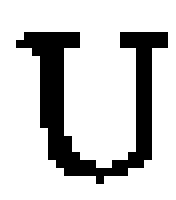
%> input picture img/Bild11_U.bmp, 22 x 25 px (shown 8 times larger)
$ octave mainfile.m   (GNU Octave 9; MATLAB toolbox functions it lacks are replaced by stand-ins)
%> lines starting %> are read from the running program, lines starting %| are printed output that depends on the picture; in (x1, y1, x2, y2) boxes, pixels count from 0 and x2, y2 are one past the last pixel; in counts of white or black regions, pixels touching at a corner belong together; the program's own positions count from 1
%> `binary_image = imread('img/Bild11_U.bmp');`: binary_image: size 25x22 uint8; 21.3% white in thin lines or dots, all inside (x1, y1, x2, y2) = (2, 4, 21, 23)
### func_centroid.m
function centerImage = func_centroid(binary_image)

binary_image = double((binary_image));
picSize = size(binary_image);
%> picSize = [25 22]
picArea = 0;

% Berechnung der Fläche des Bildes
for i = 1:picSize(1)
   for j = 1 : picSize(1,2)
       picArea = picArea + binary_image(i,j);
   end
end
%> after the loop, picArea = 29835

% Berechnung der Koordinaten des Schwerpunktes
xc = 0;
yc = 0;

for i = 1:picSize(1)
   for j = 1 : picSize(1,2)
       xc = xc + j * binary_image(i,j);
       yc = yc + i * binary_image(i,j);
   end
end
%> after the loop, xc = 356745; yc = 385560

xc = xc / picArea;
%> xc = 11.96
yc = yc / picArea;
%> yc = 12.92

centerImage = [xc,yc];
%> centerImage = [11.96 12.92]

end

### mainfile.m


clc;
close all;
clear all;

% read binary image
binary_image = imread('img/Bild11_U.bmp');

% plotting original image
fig1 = figure;
subplot(2,2,1)
imshow(binary_image)
title('original')
hold on

% calculate centroid of the image
centroidImage = func_centroid(binary_image);
%> centroidImage = [11.96 12.92]

% coordinates of the boundary
neighbors = 4;
B = bwboundaries(binary_image,neighbors);
%> B = 1 boundary; box (x1, y1, x2, y2) and points: (2, 4, 21, 23) 95
%B = fliplr(B);

% fillthe boundary vectors with zeros until the vector length is 2^n
diffPeriod = 2^nextpow2(length(B{1})) - length(B{1});
%> diffPeriod = 33
BlengthAdjust = cat(1,B{1},zeros(diffPeriod,2));
B{1} = BlengthAdjust;

% convert boundary pixel into a complex signal
% plotting of the boundary
for k = 1:length(B)
   boundary = B{k};
   boundary_complex = complex(B{k}(:,1),B{k}(:,2));  % convert boundary in complex numbers
 %  freemanCodeBoundary(k) = freemancc(B{k});
   subplot(2,2,2);
   plot(boundary(1:end,2), boundary(1:end,1), 'k', 'LineWidth', 2)
end
%> this loop made 1 pass
title('contur')
hold off


% find exponent p for 2^p number larger then vector length
p = nextpow2(length(boundary_complex));
%> p = 7
 p = p + 1;   % increase the the exponent for more FFT coefficients
%> p = 8


% FFT of the Signal
boundaryFFT = fft(boundary_complex,2^p);
%boundaryFFT(1)= -1 + 4j;
boundaryFFTnorm = boundaryFFT;
%boundaryFFT = fftshift(boundaryFFT);    % shift to center

boundaryFFTnorm = boundaryFFTnorm./boundaryFFTnorm(2); % normalise on the first fourier descriptor


% test rücktransformation
periodLen = length(boundaryFFTnorm);
%> periodLen = 256
numDeskrip = 5;                  % number of fourier descriptors
deskriptoren = zeros(periodLen,1); %
absolutFFT = abs(boundaryFFTnorm); % absolute value of the transformed signal
%> absolutFFT = 256 values, max 1.24 at index 1, min 0.000166 at index 84, mean 0.0342
phaseFFT = angle(boundaryFFTnorm); % phase of the transformed signal
%> phaseFFT = 256 values, max 2.99 at index 212, min -3.13 at index 248, mean 0.328
for l = 1 : periodLen
    for k = 1 : numDeskrip
        deskriptoren(l,1) = deskriptoren(l,1) + boundaryFFTnorm(k)* exp((1j * 2* pi* l*k )/periodLen)...
            + boundaryFFTnorm(periodLen-k)* exp((1j * 2* pi* l * (periodLen-k))/periodLen);

        %deskriptoren(l,1) = deskriptoren(l,1) +  absolutFFT(k) * (exp(1j*phaseFFT(k) + (2*pi*1j*l)/periodLen));

        %deskriptoren(l,1) = deskriptoren(l,1) +  (absolutFFT(k) * (exp(1j*phaseFFT(k) + (2*pi*1j*l*k)/periodLen)) + ...
        %    absolutFFT(periodLen-k) * (exp(1j*phaseFFT(periodLen-k) - (2*pi*1j*l*(periodLen-k))/periodLen)));
    end
   % exp iφ1 + 2πip/P
end

%
subplot(2,2,4)
plot(deskriptoren(:,1))
title('descriptors')

% Inverse FFT of the Signal
numFourierDeskrip = periodLen;
%> numFourierDeskrip = 256
boundaryIfft = ifft(boundaryFFT(1:numFourierDeskrip));
fftImage(:,1) = real(boundaryIfft);
fftImage(:,2) = imag(boundaryIfft);


subplot(2,2,3)
plot(fftImage(:,1),fftImage(:,2))
title('IFFT')
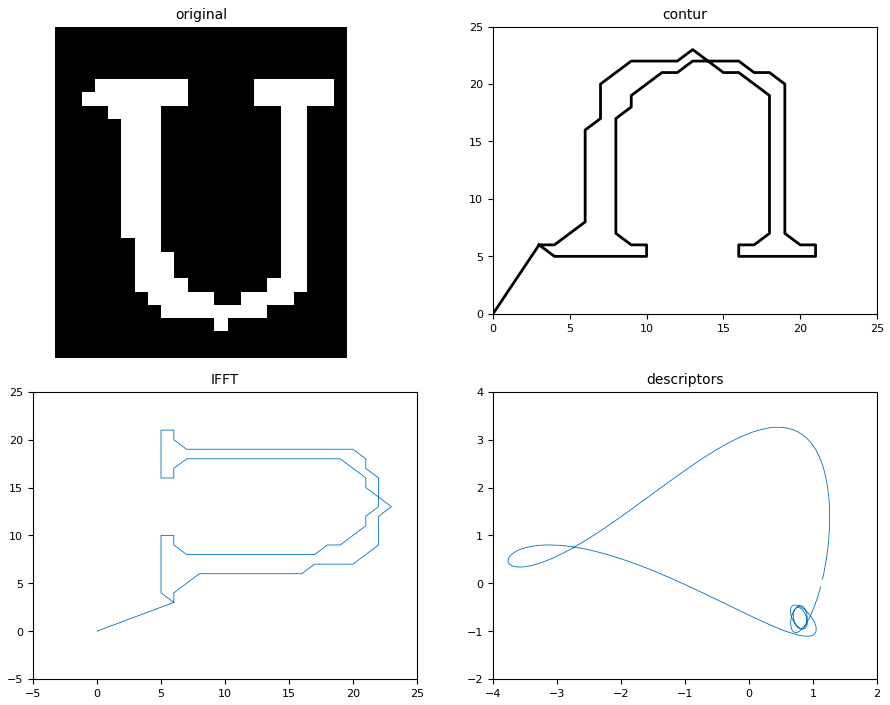
%> figure redrawn from the program's plot data, 4 panels
